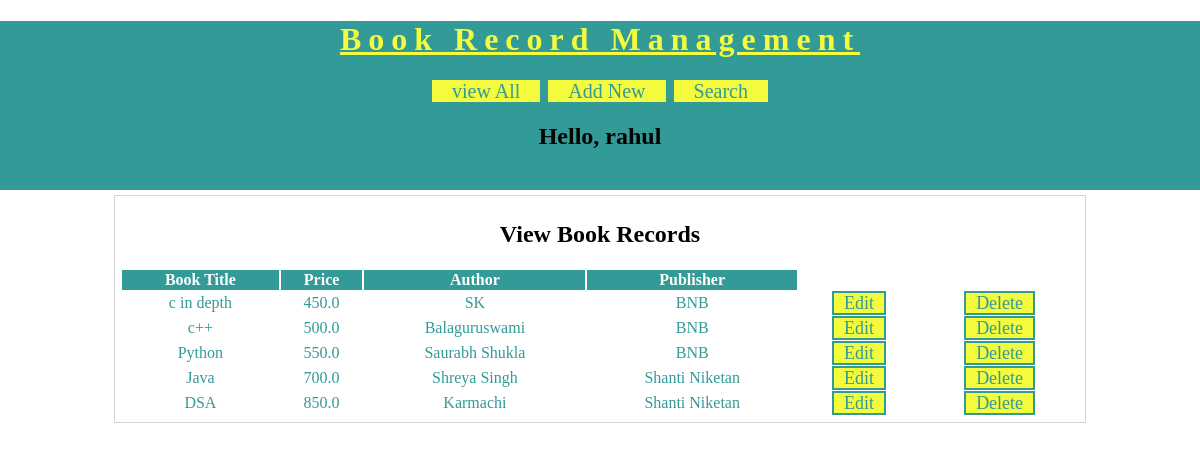
The app's page /BRMapp/view-books (signed in), older data.
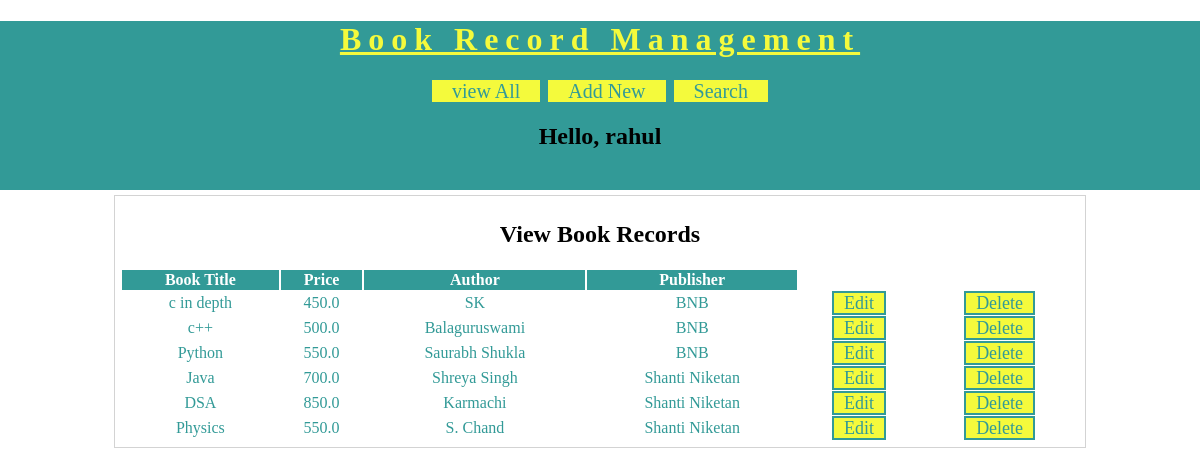
The same page, newer data.
### BRMapp/models.py (models this page shows)
class Book(models.Model):
    title=models.CharField(max_length=100)
    price=models.FloatField()
    author=models.CharField(max_length=100)
    publisher=models.CharField(max_length=100)

### BRMapp/views.py (the view)
# urls.py: url('view-books',views.viewBooks),
@login_required(login_url="/BRMapp/login/")
def viewBooks(request):
    books=models.Book.objects.all()
    username=request.session['username']
    res=render(request,'BRMapp/view_book.html',{'books':books,'username':username})
    return res

### templates/BRMapp/view_book.html (shortened to what this page needs)
<!DOCTYPE html>
{% load static %}
<html lang="en" dir="ltr">
  <head>
    <link rel="stylesheet" href="{% static 'CSS/BRMstyle.css' %}"
  </head>
  <body>
    <div id="header">
      <h1>Book Record Management</h1>
      <div id="nav">
        <a href="/BRMaoo/view-books">view All</a>
        <a href="/BRMapp/new-book">Add New</a>
        <a href="/BRMapp/search-book">Search</a>
      </div>
      <h2>Hello, {{username}}</h2>
    </div>
      <div id="main">
        <h2>View Book Records</h2>
        <table>
          <thead>
          <th>Book Title</th>
          <th>Price</th>
          <th>Author</th>
          <th>Publisher</th>
          </thead>
          {% for book in books %}
          <tr>
            <td>{{book.title}}</td>
            <td>{{book.price}}</td>
            <td>{{book.author}}</td>
            <td>{{book.publisher}}</td>
            <td><a class="btn" href="/BRMapp/edit-book?bookid={{book.id}}">Edit</a></td>
            <td><a class="btn" href="/BRMapp/delete-book?bookid={{book.id}}">Delete</a></td>
          </tr>
           {% endfor %}
          </table>
        </div>
  </body>
</html>

### static/CSS/BRMstyle.css (style rules this page uses)
body { background-color:white; margin:0px 0px 0px; font-family: "caliber"; }
#header { background-color:#329A97; padding-bottom:20px; text-align:center; }
#header h1 { text-align:center; color:#F4FA3C; letter-spacing: 7px; text-decoration: underline; }
#nav { width:60% margin:auto; }
#nav a { background-color: #F4FA3C; width: :150px; border:solid 2px #329A97; font-size:20px; text-decoration: none; color: #329A97; padding-left:20px; padding-right: 20px; }
#main { margin:auto; border:solid 1px lightgray; width:80%; padding:5px; margin-top:5px; }
#main h2, #main form { text-align:center; }
#main table { width:100%; text-align:center; color:#329A97; }
#main table th { background-color: #329A97; color:white; }
.btn { background-color: #F4FA3C; width:150px; border:solid 2px #329A97; font-size: 18px; text-decoration: none; color:#329A97; padding-left: 10px; padding-right: 10px; }

Row changes from the older to the newer data that the page shows:
added Book: title "Physics", price "550.0", author "S. Chand", publisher "Shanti Niketan"
